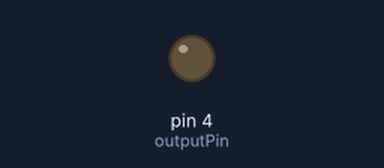
Bench run of a sketch on a simulated Arduino Uno, built for the host (arithmetic inside an expression is 32-bit, double 64-bit). Parts: output pins drawn as LEDs (lit = HIGH). What the sketch prints to the serial monitor is not drawn.

Above: at 0.3 s.
At 9.8 s:
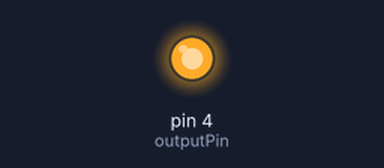
Timing chart, 0 to 11.6 s (numbered marks = the images above):
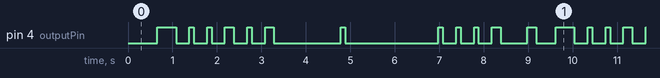

The sketch:

morsecode.ino
```cpp
/*
  DDRB // controls ports 13 to 8
  PORTB // out/in values of ports 13 to 8
  TCCRXA & TCCRXB // control Timer X
  TCNTX // Timer X value
  TIMSKX // controls Timer X interrupts
  OCRXA & OCRXB // output‐compare values
*/
int printIsValid = 0;
String msg = ".... . ._.. ._.. ___ .__ ___ ._. ._.. _..";
int outputPin = 4;
volatile bool readyToPrint = 0;
const int baseInterval = 100;
void setup() {
  Serial.begin(9600); // used for testing
  cli(); // disable interrupts
  //DDRB |= (1 << 5); // enable LED port for writing
  pinMode(outputPin, OUTPUT);
  TCCR1A = 0x0; // reset Timer1 control registers
  TCCR1B = 0x0; // set WGM_2:0 = 000
  TCCR1B = 0x5; // set Timer1 to clk/256
  TIMSK1 = 0x6; // enable OCR interrupts bits
  OCR1A = 10000; // set Output Compare Value A
  OCR1B = 50000; // set Output Compare Value B
  sei(); // enable interrupts
}

ISR (TIMER1_COMPA_vect) {
  Serial.println("Reached 10000"); // enable
  printIsValid = 1;
}
ISR (TIMER1_COMPB_vect) {
  Serial.println("Reached 50000"); // enable
  //for testing
  Serial.println("TCNT1"); // enable
  Serial.println(TCNT1); // enable
  TCNT1 = 0;
}

void loop() {
  if (printIsValid) {
    printLED(msg);
     printIsValid = 0;
  }else{
    digitalWrite(outputPin,LOW);
    }
  Serial.println(printIsValid);
}
void printLED(String input) {
  for (int i = 0; i < input.length(); ++i) {
    Serial.println(msg[i]);
    if (msg[i] == '.') {
      digitalWrite(outputPin, HIGH);
          Serial.print("output pin:    ");
    Serial.println(digitalRead(outputPin));
      delay(100);
    }
    else if (msg == '_') {
      digitalWrite(outputPin, HIGH);
      delay(100 * 3);
    } else {
      digitalWrite(outputPin, LOW);
      delay(100 * 3);
    }
  }
}
```

Measured:
- by itself, pin 4 (outputPin): moves between LOW and HIGH, repeating every 9.0 s
- by itself, everything shown: repeats every 9.0 s, in 24 steps
